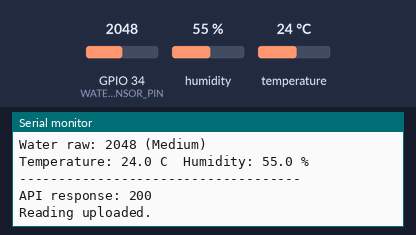
This sketch was run on a simulated ESP32. Parts: the last lines printed to the serial monitor. The test bench sets the inputs (shaded band); at power-on: GPIO 34 (WATER_SENSOR_PIN) = 2048, humidity 55 %, temperature 24 °C (analog values on the 0–4095 scale). WiFi joins after 1.5 s; servers stay silent unless stated; uploads are accepted with an empty reply.

Above: at 2.7 s.
2.8 s: GPIO 34 (WATER_SENSOR_PIN) set to 2240
At 4.7 s:
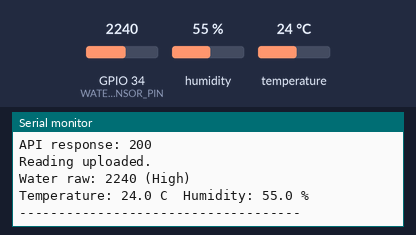
7.1 s: GPIO 34 (WATER_SENSOR_PIN) set to 1228
At 8.8 s:
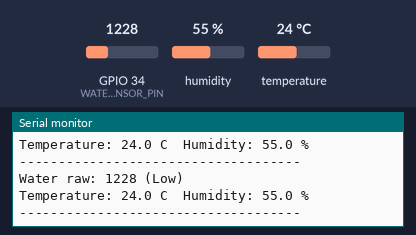
11.1 s: GPIO 34 (WATER_SENSOR_PIN) set to 360
At 13.0 s:
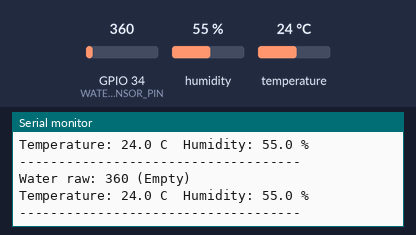
15.2 s: humidity set to 22 %
16.7 s: temperature set to 12 °C
At 18.1 s:
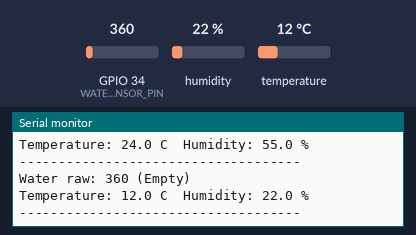

Measured:
- after the input at 2.8 s, the serial monitor: prints a new line after 0.75 s (image 1)
- after the input at 7.1 s, the serial monitor: prints a new line after 0.52 s (image 2)
- after the input at 11.1 s, the serial monitor: prints a new line after 0.58 s (image 3)
- after the input at 16.7 s, the serial monitor: prints a new line after 1.1 s (image 4)

The sketch:

esp32_silo_monitor.ino
```cpp
// Smart Silo Monitoring System - ESP32 firmware
//
// Reads a DHT11 (air temperature / humidity) and an analog water/level sensor and posts
// temperature + humidity to POST {API_BASE_URL}/readings/hardware with the X-Device-Key header.
//
// The backend schema (HardwareReadingCreate) accepts: silo_id, temperature_c, humidity_percent,
// and optional grain_moisture_percent / recorded_at. It has no water-level field, so the
// water sensor is shown on the serial monitor only (see README "Known gaps").
//
// Setup: copy secrets.example.h to secrets.h and fill it in. Library: "DHT sensor library" (Adafruit).

#include <DHT.h>
#include <HTTPClient.h>
#include <WiFi.h>
#include <WiFiClientSecure.h>

#include "secrets.h"

// ---- Hardware -------------------------------------------------------------
#define DHT_PIN 4
#define DHT_TYPE DHT11
const int WATER_SENSOR_PIN = 34;  // ADC1 pin: ADC2 cannot be used while Wi-Fi is active.

// ---- Timing ---------------------------------------------------------------
const unsigned long SENSOR_INTERVAL_MS = 2000;    // DHT11 allows at most 1 read per second.
const unsigned long POST_INTERVAL_MS = 300000;    // 5 min. The dashboard treats a device as online for 15 min.
const unsigned long WIFI_TIMEOUT_MS = 15000;
const unsigned long WIFI_RETRY_COOLDOWN_MS = 15000;
const unsigned long HTTP_TIMEOUT_MS = 60000;      // Render's free tier can take ~50 s to wake from sleep.

// ---- Water sensor thresholds (raw 12-bit ADC, 0-4095) ----------------------
// Uncalibrated placeholders. Measure your sensor dry / in water and adjust.
const int WATER_EMPTY_MAX = 400;
const int WATER_LOW_MAX = 1800;
const int WATER_MEDIUM_MAX = 2200;

DHT dht(DHT_PIN, DHT_TYPE);

unsigned long lastSensorAt = 0;
unsigned long lastPostAt = 0;
unsigned long lastWifiAttemptAt = 0;
bool hasPosted = false;
bool hasAttemptedWifi = false;

float lastTemperature = NAN;
float lastHumidity = NAN;

bool connectToWiFi() {
  if (WiFi.status() == WL_CONNECTED) return true;

  // Throttle reconnects so a dead network does not block the loop for 15 s on every pass.
  if (hasAttemptedWifi && millis() - lastWifiAttemptAt < WIFI_RETRY_COOLDOWN_MS) return false;
  hasAttemptedWifi = true;
  lastWifiAttemptAt = millis();

  WiFi.mode(WIFI_STA);
  WiFi.disconnect();
  WiFi.begin(WIFI_SSID, WIFI_PASSWORD);

  Serial.print("Connecting to Wi-Fi");
  unsigned long start = millis();
  while (WiFi.status() != WL_CONNECTED && millis() - start < WIFI_TIMEOUT_MS) {
    delay(500);
    Serial.print(".");
  }
  Serial.println();

  if (WiFi.status() == WL_CONNECTED) {
    Serial.print("Connected. IP: ");
    Serial.println(WiFi.localIP());
    return true;
  }
  Serial.println("Wi-Fi connection failed.");
  return false;
}

int readWaterAveraged() {
  long sum = 0;
  const int samples = 16;
  for (int i = 0; i < samples; i++) {
    sum += analogRead(WATER_SENSOR_PIN);
    delay(2);
  }
  return (int)(sum / samples);
}

const char *waterLabel(int raw) {
  if (raw <= WATER_EMPTY_MAX) return "Empty";
  if (raw <= WATER_LOW_MAX) return "Low";
  if (raw <= WATER_MEDIUM_MAX) return "Medium";
  return "High";
}

bool uploadReading(float temperature, float humidity) {
  if (WiFi.status() != WL_CONNECTED) return false;

  WiFiClientSecure client;
#ifdef API_ROOT_CA
  client.setCACert(API_ROOT_CA);
#else
  client.setInsecure();  // No certificate validation: set API_ROOT_CA in secrets.h for production.
#endif

  HTTPClient http;
  String url = String(API_BASE_URL) + "/readings/hardware";
  if (!http.begin(client, url)) {
    Serial.println("Unable to initialise HTTP client.");
    return false;
  }
  http.setTimeout(HTTP_TIMEOUT_MS);
  http.addHeader("Content-Type", "application/json");
  http.addHeader("X-Device-Key", DEVICE_API_KEY);

  char payload[128];
  snprintf(payload, sizeof(payload),
           "{\"silo_id\":%d,\"temperature_c\":%.2f,\"humidity_percent\":%.2f}",
           SILO_ID, temperature, humidity);

  int code = http.POST((uint8_t *)payload, strlen(payload));
  Serial.printf("API response: %d\n", code);

  bool ok = code >= 200 && code < 300;
  if (!ok) {
    // code < 0 is an HTTPClient transport error (timeout, TLS, DNS); there is no body to read.
    if (code > 0) Serial.println(http.getString());
    else Serial.println(HTTPClient::errorToString(code));
  }
  http.end();
  return ok;
}

void setup() {
  Serial.begin(115200);
  analogReadResolution(12);
  analogSetPinAttenuation(WATER_SENSOR_PIN, ADC_11db);  // Full 0-3.3 V range.
  dht.begin();
#ifndef API_ROOT_CA
  Serial.println("WARNING: API_ROOT_CA not set; TLS certificates are NOT verified.");
#endif
  connectToWiFi();
}

void loop() {
  connectToWiFi();

  if (lastSensorAt == 0 || millis() - lastSensorAt >= SENSOR_INTERVAL_MS) {
    lastSensorAt = millis();

    float temperature = dht.readTemperature();
    float humidity = dht.readHumidity();
    int water = readWaterAveraged();

    Serial.printf("Water raw: %d (%s)\n", water, waterLabel(water));

    if (isnan(temperature) || isnan(humidity)) {
      Serial.println("DHT sensor read failed.");
    } else {
      lastTemperature = temperature;
      lastHumidity = humidity;
      Serial.printf("Temperature: %.1f C  Humidity: %.1f %%\n", temperature, humidity);
    }
    Serial.println("------------------------------------");
  }

  // Post the most recent valid DHT values, so one failed read does not skip a whole interval.
  bool haveReading = !isnan(lastTemperature) && !isnan(lastHumidity);
  bool due = !hasPosted || millis() - lastPostAt >= POST_INTERVAL_MS;
  if (haveReading && due && WiFi.status() == WL_CONNECTED) {
    if (uploadReading(lastTemperature, lastHumidity)) {
      Serial.println("Reading uploaded.");
      lastPostAt = millis();
      hasPosted = true;
    } else {
      Serial.println("Upload failed; will retry.");
      // Back off so a failing server is not hit every loop iteration.
      lastPostAt = millis() - POST_INTERVAL_MS + 30000;
      hasPosted = true;
    }
  }

  delay(50);
}
```

secrets.example.h
```cpp
// Copy this file to secrets.h (same folder) and fill in your values.
// secrets.h is git-ignored. Never commit real credentials.
#pragma once

#define WIFI_SSID        "Nessava"
#define WIFI_PASSWORD    "Vanessap"

// Base URL of the deployed API including /api, no trailing slash.
// Example: "https://smart-silo-api.onrender.com/api"
#define API_BASE_URL     "https://smart-silo-api-jwo0.onrender.com/api"

// Must equal ESP32_API_KEY configured on the backend.
#define DEVICE_API_KEY   "FLax43okQ8bgkOCBh1rJINywfAj4DsXVb2xkN5_V1sxTW-I7jbd_ebGeNhmSCUOf"

// ID of the silo (from the dashboard / GET /api/silos/) this device reports for.
#define SILO_ID          1

// Optional but recommended: PEM root certificate of your API host.
// Without it the device skips TLS verification and logs a warning at boot.
#define API_ROOT_CA "-----BEGIN CERTIFICATE-----\n...\n-----END CERTIFICATE-----\n"
```
